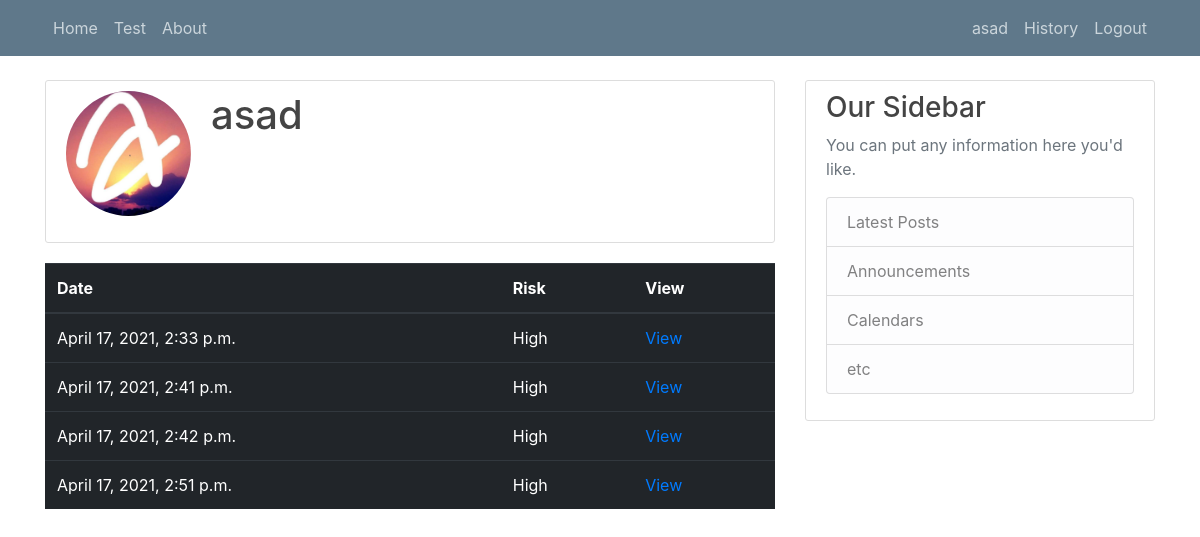
Before: /history/ (signed in) with the older database file.
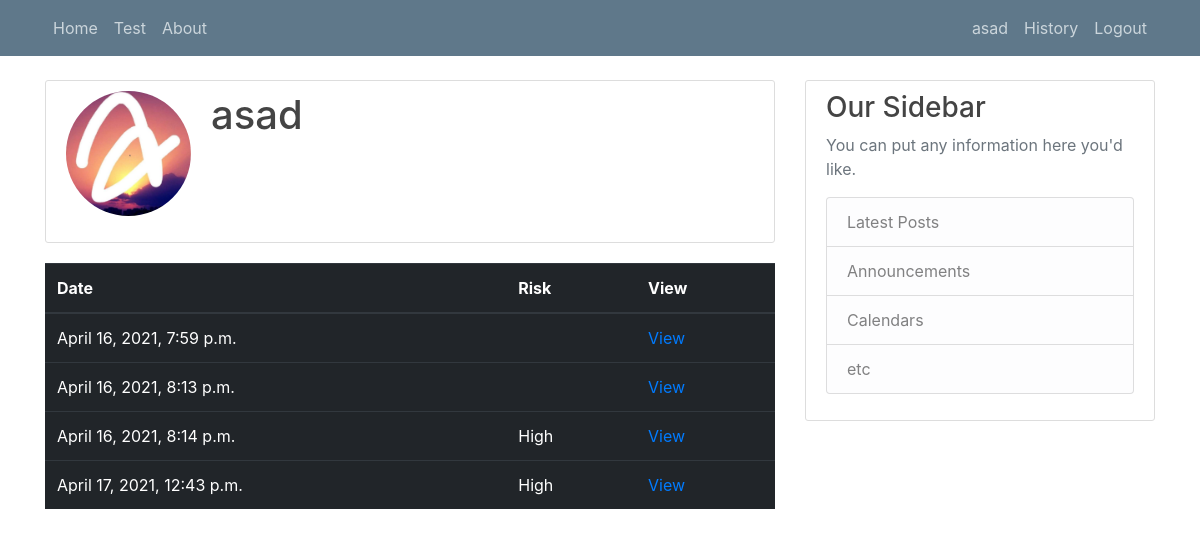
After: the same page with the newer database file.
### users/models.py (models this page shows, shortened)
class Profile(models.Model):
    user = models.OneToOneField(User, on_delete=models.CASCADE)
    image = models.ImageField(default='default.jpg', upload_to='profile_pics')

### app/models.py (models this page shows, shortened)
class Test(models.Model):
    SEX_CHOICES = ((1, 'Male'), (0, 'Female'))
    THAL_CHOICES = ((0, 'Normal'), (1, 'Fixed Defect'), (2, 'Reversable Defect'))
    EXANG_CHOICES = ((0, 'No'), (1, 'Yes'))
    CP_CHOICES = ((0, 'None'), (1, 'Low'), (2, 'Medium'), (3, 'High'))
    CA_CHOICES = ((0, 0), (1, 1), (2, 2), (3, 3))
    RESTECG_CHOICES = ((0, 'Normal'), (1, 'Abnormal'))
    user = models.ForeignKey(User, on_delete=models.CASCADE)
    age = models.IntegerField(
        validators=[
            MaxValueValidator(150),
            MinValueValidator(0)
        ]
    )
    sex = models.IntegerField(default='Female', choices=SEX_CHOICES)
    cp = models.IntegerField(default='None', choices=CP_CHOICES)
    trestbps = models.IntegerField(
        validators=[
            MaxValueValidator(250),
            MinValueValidator(50)
        ]
    )
    chol = models.IntegerField(
        validators=[
            MaxValueValidator(600),
            MinValueValidator(100)
        ]
    )
    restecg = models.IntegerField(default='Normal', choices=RESTECG_CHOICES)
    thalach = models.IntegerField(
        validators=[
            MaxValueValidator(250),
            MinValueValidator(50)
        ]
    )
    exang = models.IntegerField(default='No', choices=EXANG_CHOICES)
    oldpeak = models.IntegerField(
        validators=[
            MaxValueValidator(10),
            MinValueValidator(0)
        ]
    )
    slope = models.IntegerField(
        validators=[
            MaxValueValidator(5),
            MinValueValidator(0)
        ]
    )
    ca = models.IntegerField(default='Normal', choices=CA_CHOICES)
    thal = models.IntegerField(default='Normal', choices=THAL_CHOICES)
    date = models.DateTimeField(blank=True)
    result = models.CharField(max_length=20, blank=True)

### app/views.py (the view)
# urls.py: path('history/', app_view.history, name='history'),
@login_required()
def history(request):
    hist = Test.objects.filter(user=request.user)
    if hist.exists():
        context = {'history': hist}
        return render(request, 'app/history.html', context)
    else:
        messages.warning(request, 'History is empty! Take a test now')
        return redirect('test')

### app/templates/app/history.html
{% extends "app/base.html" %}
{% load crispy_forms_tags %}
{% block content %}
    <div class="content-section">
        <div class="media">
            <img class="rounded-circle account-img" src="{{ user.profile.image.url }}">
            <div class="media-body">
                <h2 class="account-heading">{{ user.username }}</h2>
            </div>
        </div>
    </div>
    <table class="table table-dark">
    <thead>
      <tr>
          <th>Date</th>
          <th>Risk</th>
          <th>View</th>
      </tr>
    </thead>
    <tbody>
    {% for hist in history %}
      <tr>
        <td>{{hist.date}}</td>
          <td>{{hist.result}}</td>
          <td><a href="pdf/{{hist.id}}">View</a></td>
      </tr>
    {% endfor %}
    </tbody>
  </table>
{% endblock content %}

### app/templates/app/base.html (shortened to what this page needs)
{% load static %}
<!doctype html>
<head>
    <link rel="stylesheet" href="https://maxcdn.bootstrapcdn.com/bootstrap/4.0.0/css/bootstrap.min.css">
        <link rel="stylesheet" type="text/css" href="{% static 'main1.css' %}">
</head>
<body>
    <header class="site-header">
      <nav class="navbar navbar-expand-md navbar-dark bg-steel fixed-top">
        <div class="container">
          <div class="collapse navbar-collapse" id="navbarToggle">
            <div class="navbar-nav mr-auto">
              <a class="nav-item nav-link" href="{% url 'landing' %}">Home</a>
                <a class="nav-item nav-link" href="{% url 'test' %}">Test</a>
                <a class="nav-item nav-link" href="{% url 'about' %}">About</a>
            </div>
            <div class="navbar-nav">
                {% if user.is_authenticated %}
                <a class="nav-item nav-link" href="{% url 'profile' %}">{{ user.username }}</a>
                <a class="nav-item nav-link" href="{% url 'history' %}">History</a>
              <a class="nav-item nav-link" href="{% url 'logout' %}">Logout</a>
                {% else %}
              <a class="nav-item nav-link" href="{% url 'login' %}">Login</a>
              <a class="nav-item nav-link" href="{% url 'register' %}">Signup</a>
                {% endif %}
            </div>
          </div>
        </div>
      </nav>
    </header>
    <main role="main" class="container">
      <div class="row">
        <div class="col-md-8">
          {% block content %}{% endblock %}
        </div>
        <div class="col-md-4">
          <div class="content-section">
            <h3>Our Sidebar</h3>
            <p class='text-muted'>You can put any information here you'd like.
              <ul class="list-group">
                <li class="list-group-item list-group-item-light">Latest Posts</li>
                <li class="list-group-item list-group-item-light">Announcements</li>
                <li class="list-group-item list-group-item-light">Calendars</li>
                <li class="list-group-item list-group-item-light">etc</li>
              </ul>
            </p>
          </div>
        </div>
      </div>
    </main>
</body>
</html>

### static/main1.css (style rules this page uses)
body { background: #ffffff; color: #333333; margin-top: 5rem; }
h1, h2, h3, h4, h5, h6 { color: #444444; }
ul { margin: 0; }
.bg-steel { background-color: #5f788a; }
.site-header .navbar-nav .nav-link { color: #cbd5db; }
.content-section { background: #ffffff; padding: 10px 20px; border: 1px solid #dddddd; border-radius: 3px; margin-bottom: 20px; }
.account-img { height: 125px; width: 125px; margin-right: 20px; margin-bottom: 16px; }
.account-heading { font-size: 2.5rem; }

Changed rows visible on the page:
removed Test: date "April 17, 2021, 2:33 p.m.", result "High"
removed Test: date "April 17, 2021, 2:41 p.m.", result "High"
removed Test: date "April 17, 2021, 2:42 p.m.", result "High"
removed Test: date "April 17, 2021, 2:51 p.m.", result "High"
added Test: date "April 16, 2021, 7:59 p.m."
added Test: date "April 16, 2021, 8:13 p.m."
added Test: date "April 16, 2021, 8:14 p.m.", result "High"
added Test: date "April 17, 2021, 12:43 p.m.", result "High"
